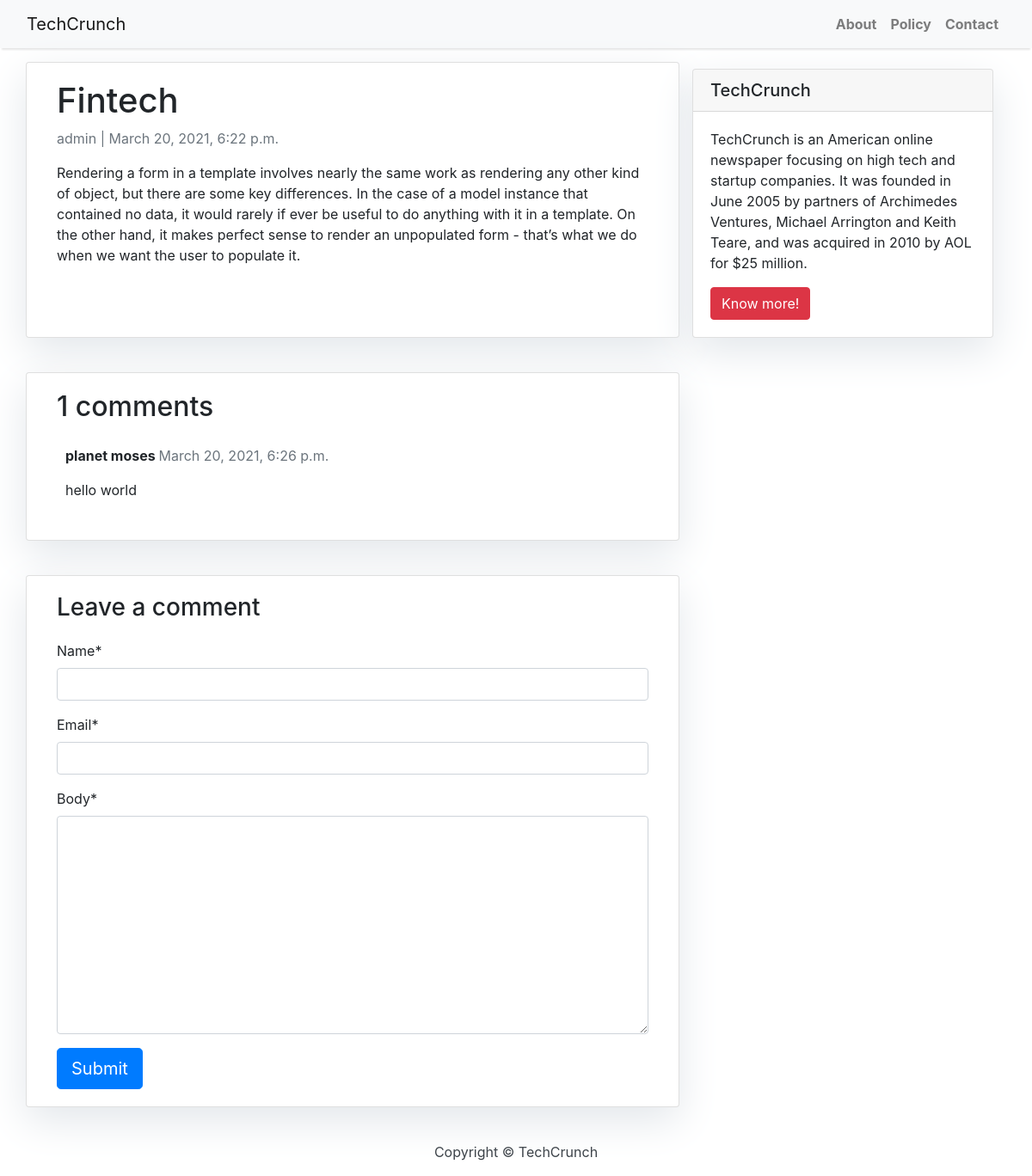
/fintech/, run on the app's committed database.
### blog/models.py (models this page shows, shortened)
class Post(models.Model):
    title = models.CharField(max_length=200, unique=True)
    slug = models.SlugField(max_length=200, unique=True)
    author = models.ForeignKey(
        User, on_delete=models.CASCADE, related_name="blog_posts"
    )
    updated_on = models.DateTimeField(auto_now=True)
    content = models.TextField()
    created_on = models.DateTimeField(auto_now_add=True)
    status = models.IntegerField(choices=STATUS, default=0)
    class Meta:
        ordering = ["-created_on"]

class Comment(models.Model):
    post = models.ForeignKey(Post, on_delete=models.CASCADE, related_name="comments")
    name = models.CharField(max_length=80)
    email = models.EmailField()
    body = models.TextField()
    created_on = models.DateTimeField(auto_now_add=True)
    active = models.BooleanField(default=False)
    class Meta:
        ordering = ["created_on"]

### blog/views.py (the view)
# urls.py: path("<slug:slug>/", views.post_detail, name="post_detail"),
def post_detail(request, slug):
    template_name = "post_detail.html"
    post = get_object_or_404(Post, slug=slug)
    comments = post.comments.filter(active=True).order_by("-created_on")
    new_comment = None
    if request.method == "POST":
        comment_form = CommentForm(data=request.POST)
        if comment_form.is_valid():
            new_comment = comment_form.save(commit=False)
            new_comment.post = post
            new_comment.save()
    else:
        comment_form = CommentForm()
    return render(
        request,
        template_name,
        {
            "post": post,
            "comments": comments,
            "new_comment": new_comment,
            "comment_form": comment_form,
        },
    )

### blog/forms.py
class CommentForm(forms.ModelForm):
    class Meta:
        model = Comment
        fields = ('name', 'email', 'body')

### templates/post_detail.html (shortened to what this page needs)
{% extends 'base.html' %} {% block content %}
{% load crispy_forms_tags %}
<div class="container">
  <div class="row">
    <div class="col-md-8 card mb-4  mt-3 left  top">
      <div class="card-body">
        <h1>{% block title %} {{ post.title }} {% endblock title %}</h1>
        <p class=" text-muted">{{ post.author }} | {{ post.created_on }}</p>
        <p class="card-text ">{{ post.content | safe }}</p>
      </div>
    </div>
    {% block sidebar %} {% include 'sidebar.html' %} {% endblock sidebar %}
    <div class="col-md-8 card mb-4  mt-3 ">
      <div class="card-body">
        {% with comments.count as total_comments %}
        <h2>{{ total_comments }} comments</h2>
          {% endwith %} {% for comment in comments %}
        <div class="comments" style="padding: 10px;">
          <p class="font-weight-bold">
            {{ comment.name }}
            <span class=" text-muted font-weight-normal">
              {{ comment.created_on }}
            </span>
          </p>
          {{ comment.body | linebreaks }}
        </div>
        {% endfor %}
      </div>
    </div>
    <div class="col-md-8 card mb-4  mt-3 ">
      <div class="card-body">
        {% if new_comment %}
        <div class="alert alert-success" role="alert">
          Your comment is awaiting moderation
        </div>
        {% else %}
        <h3>Leave a comment</h3>
        <form method="post" style="margin-top: 1.3em;">
          {{ comment_form | crispy }}
          <button type="submit" class="btn btn-primary  btn-lg">Submit</button>
        </form>
        {% endif %}
      </div>
    </div>
  </div>
</div>
{% endblock content %}

### templates/base.html (shortened to what this page needs)
{% load static %}
<!DOCTYPE html>
<html>
<head>
  <link rel="stylesheet" href="{% static 'css/base.css' %}">
  <link rel="stylesheet" href="https://maxcdn.bootstrapcdn.com/bootstrap/4.0.0/css/bootstrap.min.css"
 />
</head>
<body>
  <nav class="navbar navbar-expand-lg navbar-light bg-light shadow" id="mainNav">
    <div class="container-fluid">
      <a class="navbar-brand" href="{% url 'home' %}">TechCrunch</a>
      <div class="collapse navbar-collapse" id="navbarResponsive">
        <ul class="navbar-nav ml-auto">
          <li class="nav-item text-black">
            <a class="nav-link text-black font-weight-bold" href="#">About</a>
          </li>
          <li class="nav-item text-black">
            <a class="nav-link text-black font-weight-bold" href="#">Policy</a>
          </li>
          <li class="nav-item text-black">
            <a class="nav-link text-black font-weight-bold" href="#">Contact</a>
          </li>
        </ul>
      </div>
    </div>
  </nav>
  {% block content %}{% endblock content %}
  <footer class="py-3 bg-grey">
    <p class="m-0 text-dark text-center ">Copyright &copy; TechCrunch</p>
  </footer>
</body>
</html>

### templates/sidebar.html
{% block sidebar %}
<div class="col-md-4 float-right ">
    <div class="card my-4">
        <h5 class="card-header">TechCrunch</h5>
        <div class="card-body">
            <p class="card-text"> TechCrunch is an American online newspaper focusing on high tech and startup companies. It was founded in June 2005 by
                partners of Archimedes Ventures, Michael Arrington and Keith Teare, and was acquired in 2010 by AOL for $25 million.</p>
            <a href="https://techcrunch.com/" class="btn btn-danger">Know more!</a>
        </div>
    </div>
</div>
{% endblock sidebar %}

### static/css/base.css (style rules this page uses)
body { font-family: "Roboto", sans-serif; font-size: 17px; background-color: #fdfdfd; }
.shadow { box-shadow: 0 4px 2px -2px rgba(0, 0, 0, 0.1); }
.btn-danger { color: #fff; background-color: #f00000; border-color: #dc281e; }
.card { box-shadow: 0 16px 48px #E3E7EB; }

### data on the page
Post: title "Fintech", author "admin", created_on "March 20, 2021, 6:22 p.m.", content "Rendering a form in a template involves nearly the same work as rendering any other kind of object, but there are some key differences. In the case of a model instance that contained no data, it would rarely if ever be useful to do anything with it in a template. On the other hand, it makes perfect sense to render an unpopulated form - that’s what we do when we want the user to populate it."
Comment: name "planet moses", created_on "March 20, 2021, 6:26 p.m.", body "hello world"

### other printed values
{{ total_comments }} "1"
